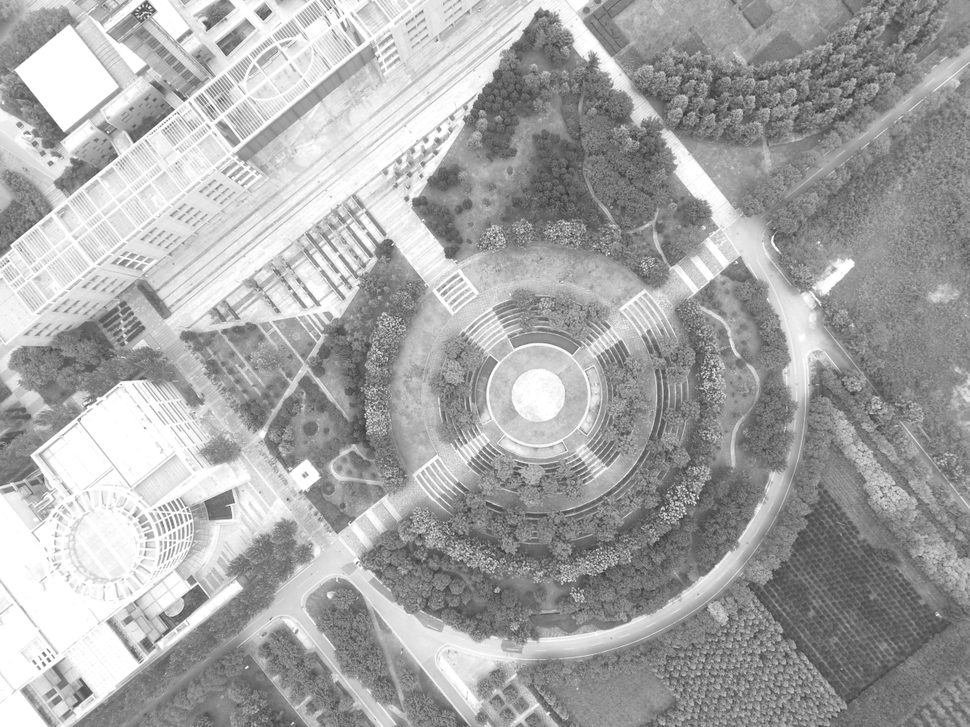
%> input picture Image Library/DJI_0027_Gray.png, 970 x 727 px, shrunk from 1200 x 900 before the run
$ octave LogTransformAndCompare.m   (GNU Octave 9; MATLAB toolbox functions it lacks are replaced by stand-ins)
%> lines starting %> are read from the running program, lines starting %| are printed output that depends on the picture
### Function Library/LogTransform.m
function newimg = LogTransform(img, c)
    imgsize = size(img);
    imgsizesize = length(imgsize);
    newimg = zeros(imgsize, 'uint8');
    if imgsizesize == 2
        img = double(img)/255;
        tmpimg = round(255*log(1 + c*img)/log(c + 1));
        if max(max(tmpimg)) > 255
            warning('The maximum value in caculation result exceed 255. It will leads to overflow.');
        end
        if min(min(tmpimg)) < 0
            warning('The minimum value in caculation result is less than 0. It will leads to overflow.');
        end
        newimg = uint8(tmpimg);
    else
        if imgsizesize == 3
            parfor i = 1:imgsize(3)
                newimg(:,:,i) = LogTransform(img(:,:,i), c);
            end
        end
    end
end

### Function Library/PlotLogTransformFunction.m
function PlotLogTransformFunction(c)
    x = 0:0.002:1;
    f = @(x) log(1 + c*x)/log(c + 1);
    y = f(x);
    plot(x, y);
end

### Executable Script/Exp 2/LogTransformAndCompare.m
img = imread('DJI_0027_Gray.png');
%> img is the input picture: size 727x970 uint8; min 40, max 255, mean 167
args = [1, 10, -0.9];
argc = [1, 1, 1];

img1 = LogTransform(img, args(1));
%> in LogTransform, `tmpimg = round(255*log(1 + c*img)/log(c + 1));`:
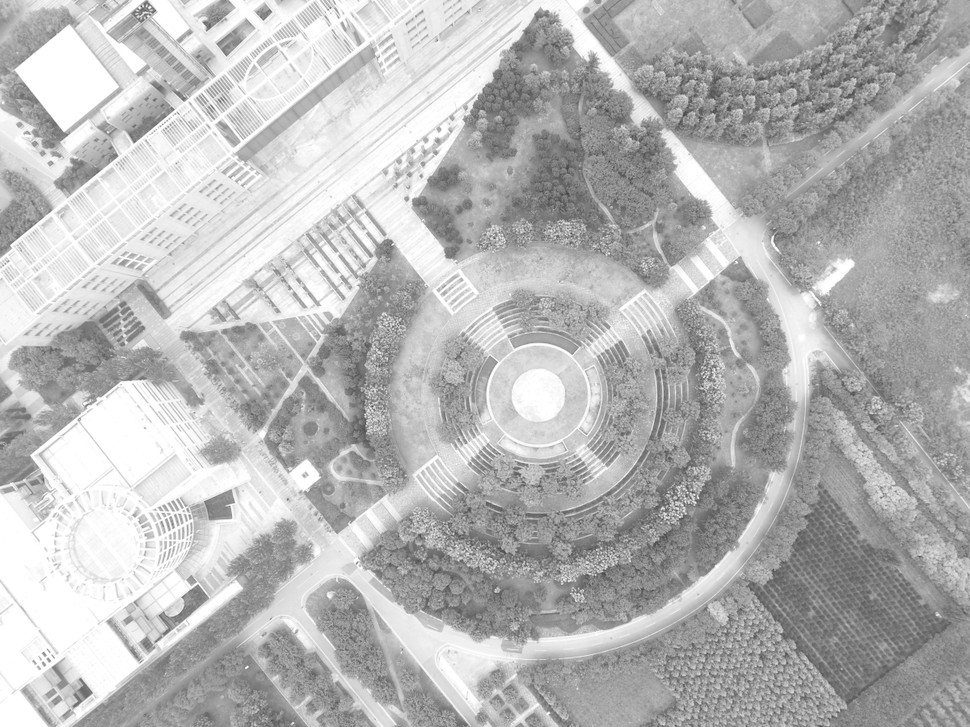
%> tmpimg: size 727x970 double; min 54, max 255, mean 182.7
img2 = LogTransform(img, args(2));
%> call 2 of LogTransform, with c = 10
%> in LogTransform (call 2), `tmpimg = round(255*log(1 + c*img)/log(c + 1));`:
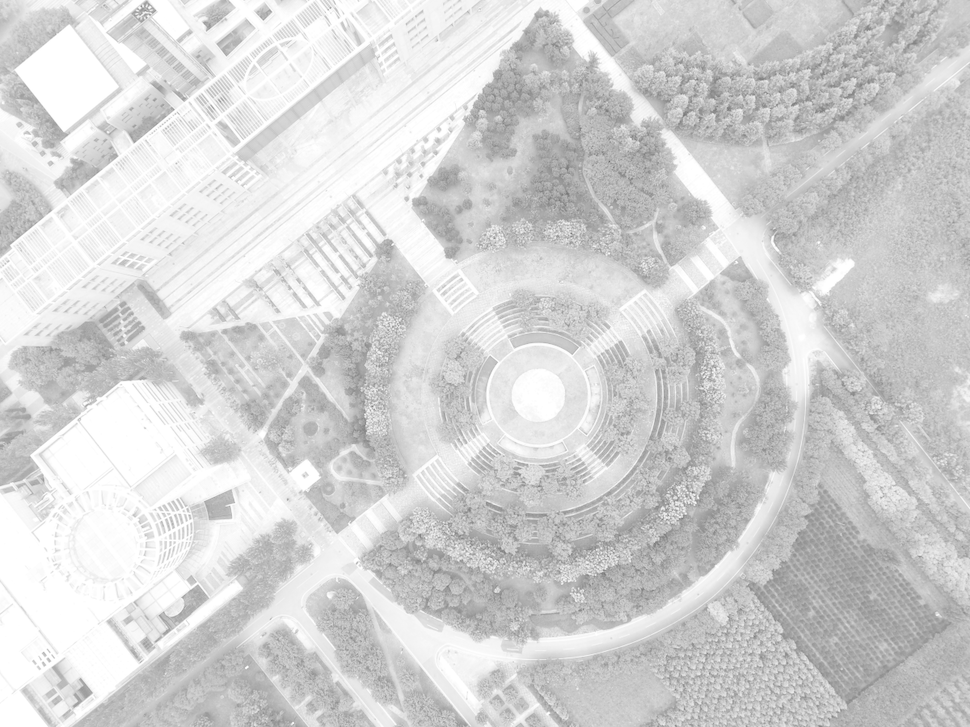
%> tmpimg: size 727x970 double; min 100, max 255, mean 211.3
img3 = LogTransform(img, args(3));
%> call 3 of LogTransform, with c = -0.9
%> in LogTransform (call 3), `tmpimg = round(255*log(1 + c*img)/log(c + 1));`:
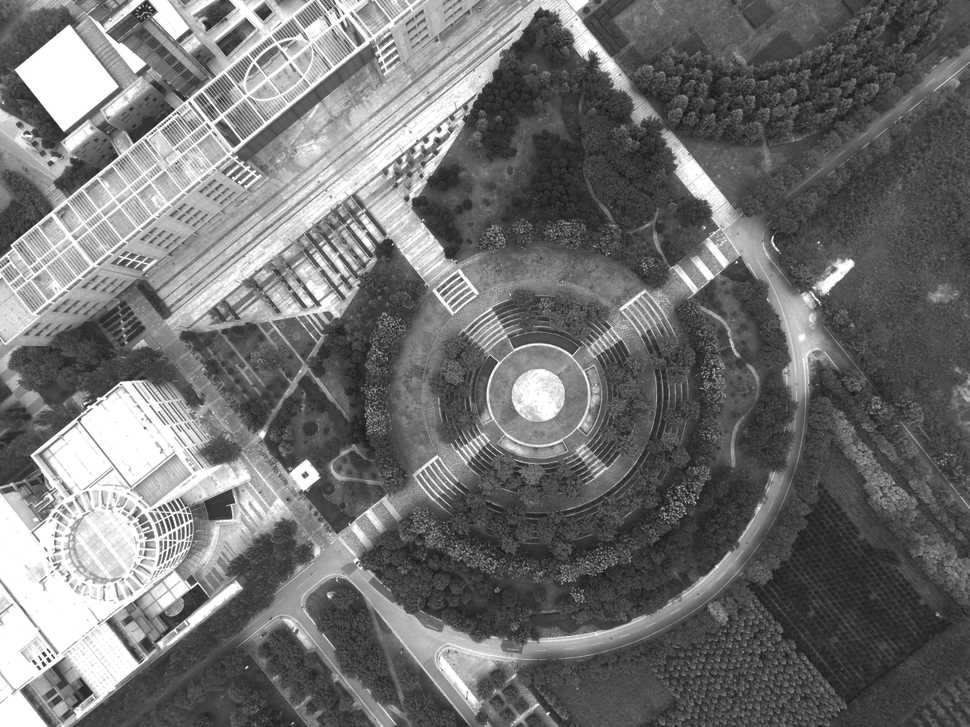
%> tmpimg: size 727x970 double; min 17, max 255, mean 113.4

subplot(2, 4, 1);
imshow(img);
title('Original Image');
subplot(2, 4, 2);
imhist(img);
title('Histogram of Image');

subplot(2, 4, 3);
imshow(img1);
title(sprintf('s = log_{%.2f}(1 + %.2fr)', args(1) + 1, args(1)));
subplot(2, 4, 4);
PlotLogTransformFunction(args(1));
title(sprintf('s = log_{%.2f}(1 + %.2fr)', args(1) + 1, args(1)));

subplot(2, 4, 5);
imshow(img2);
title(sprintf('s = log_{%.2f}(1 + %.2fr)', args(2) + 1, args(2)));
subplot(2, 4, 6);
PlotLogTransformFunction(args(2));
title(sprintf('s = log_{%.2f}(1 + %.2fr)', args(2) + 1, args(2)));

subplot(2, 4, 7);
imshow(img3);
title(sprintf('s = log_{%.2f}(1 + %.2fr)', args(3) + 1, args(3)));
subplot(2, 4, 8);
PlotLogTransformFunction(args(3));
title(sprintf('s = log_{%.2f}(1 + %.2fr)', args(3) + 1, args(3)));
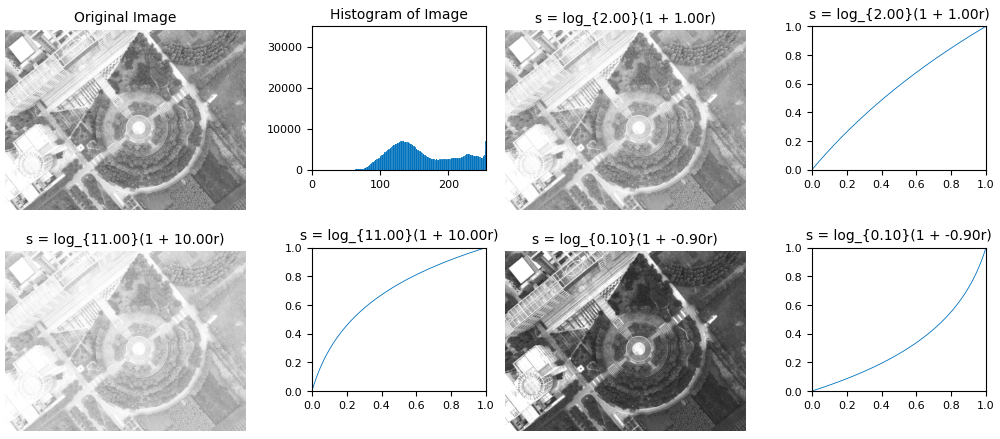
%> figure redrawn from the program's plot data, 8 panels
